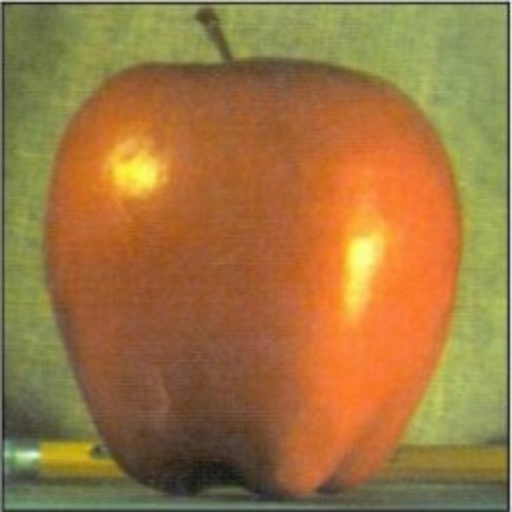
#> input picture Imagens_Hibridas/images/apple_original.jpg, 512 x 512 px
$ python teste.py
#> lines starting #> are read from the running program, lines starting #| are printed output that depends on the picture
import numpy as np
import matplotlib.pyplot as plt
import cv2
import math

image1 = cv2.imread('images/apple_original.jpg', 0)
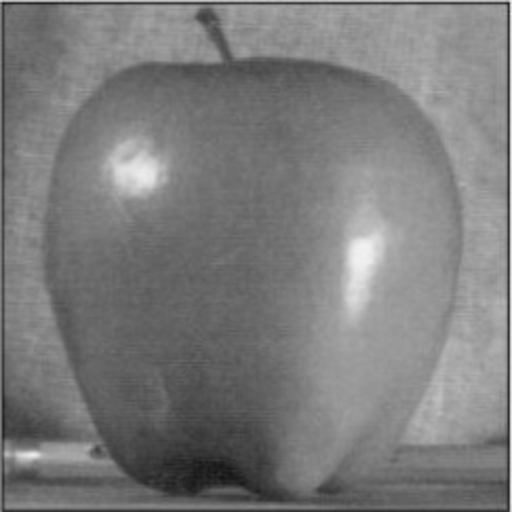
#> image1: shape (512, 512); min 20, max 242, mean 123.6
image2 = cv2.imread('images/orange_original.jpg', 0)
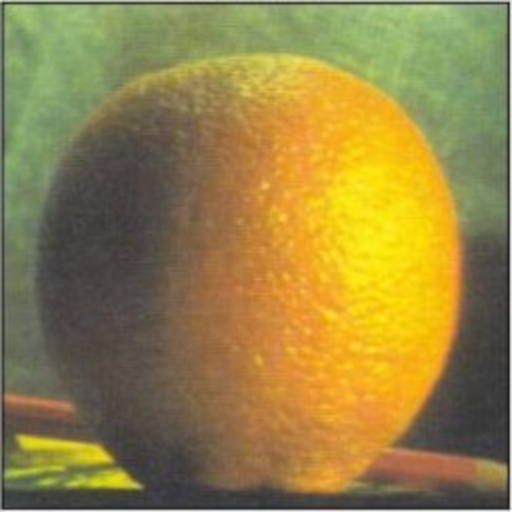
#> input picture Imagens_Hibridas/images/orange_original.jpg, 512 x 512 px
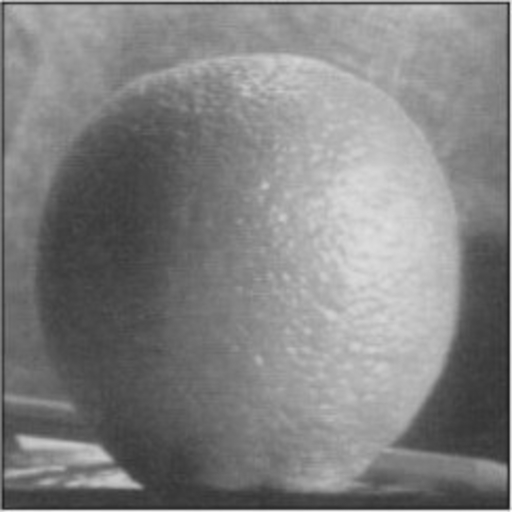
#> image2: shape (512, 512); min 33, max 255, mean 129.3

f1 = np.fft.fft2(image1)
fshift1 = np.fft.fftshift(f1)
magnitude_spectrum1 = 20*np.log(np.abs(fshift1))
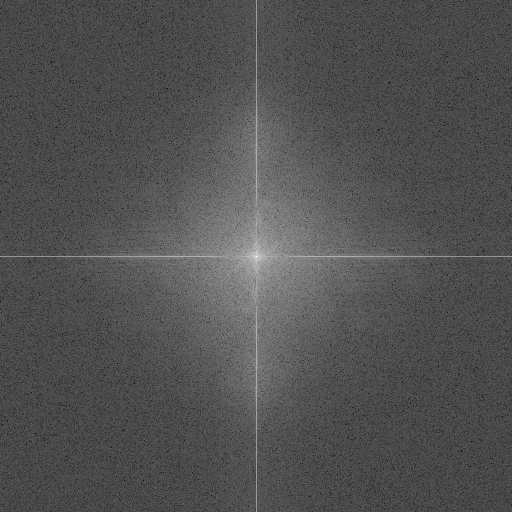
#> magnitude_spectrum1: shape (512, 512) float64; min 1.98, max 345.9, mean 112.7; drawn with min black and max white

f2 = np.fft.fft2(image2)
fshift2 = np.fft.fftshift(f2)
magnitude_spectrum2 = 20*np.log(np.abs(fshift2))

for y in range(image1.shape[0]):
    for x in range(image1.shape[1]):
        d = math.sqrt(math.pow(x - (image1.shape[1]/2), 2) + math.pow(y - (image1.shape[0]/2), 2))
        if(d < 15):
            fshift1[y, x] = fshift2[y, x]

f_ishift = np.fft.ifftshift(fshift1)
img_back = np.fft.ifft2(f_ishift)
img_back = np.abs(img_back)
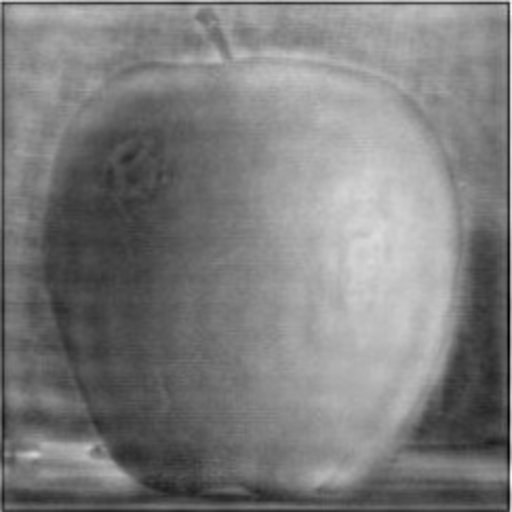
#> img_back: shape (512, 512) float64; min 0.0199, max 262.9, mean 129.3; drawn with min black and max white

fig = plt.figure(figsize=(15, 5))

plt.subplot(131)
plt.imshow(image1, cmap='gray')

plt.subplot(132)
plt.imshow(image2, cmap='gray')

plt.subplot(133)
plt.imshow(img_back, cmap='gray')
